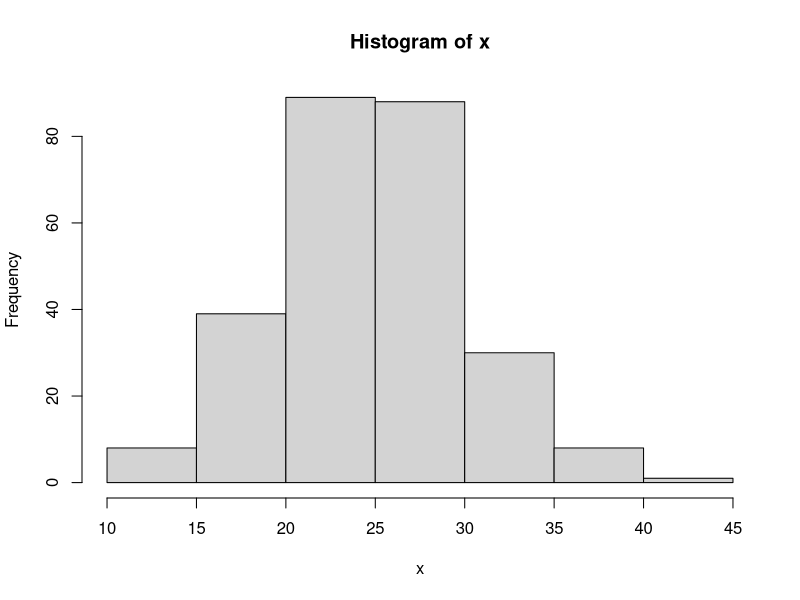
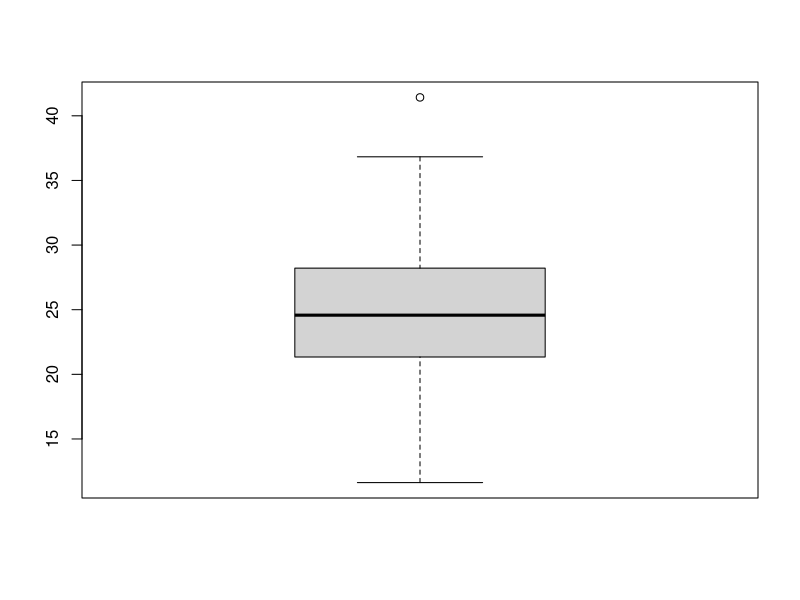
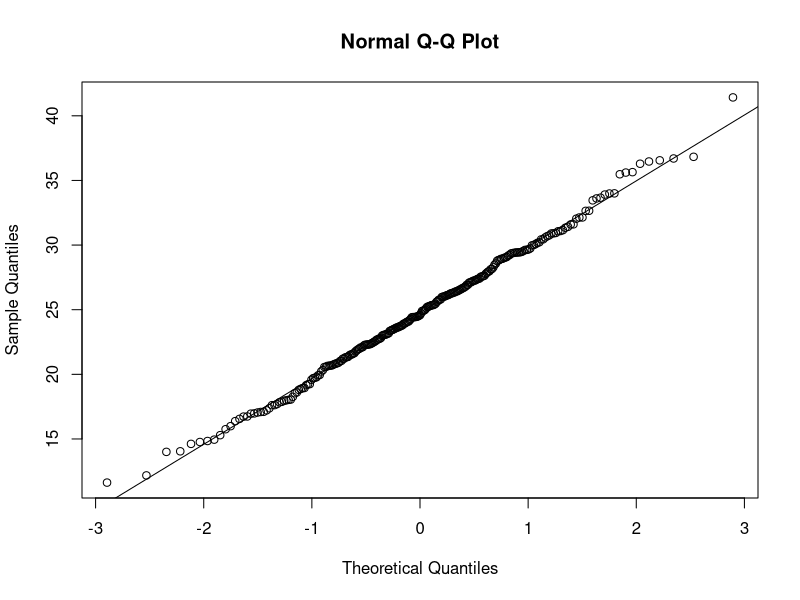
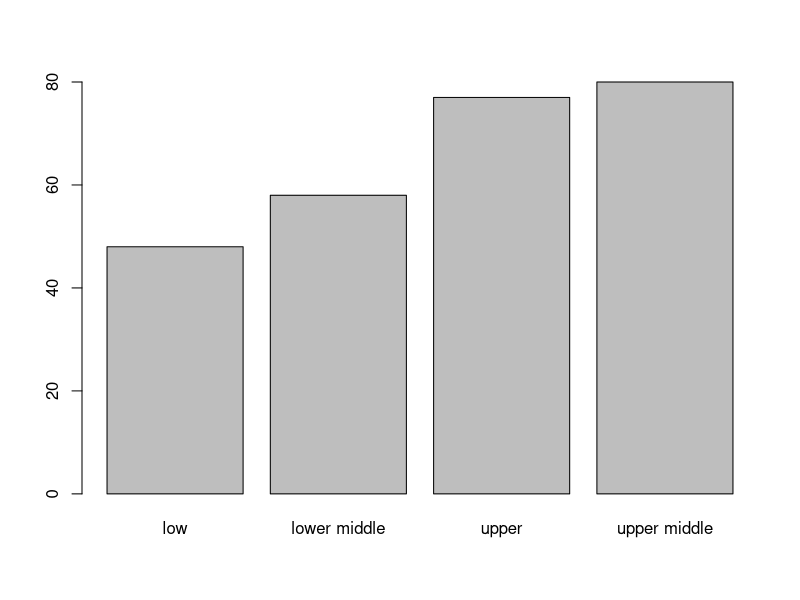
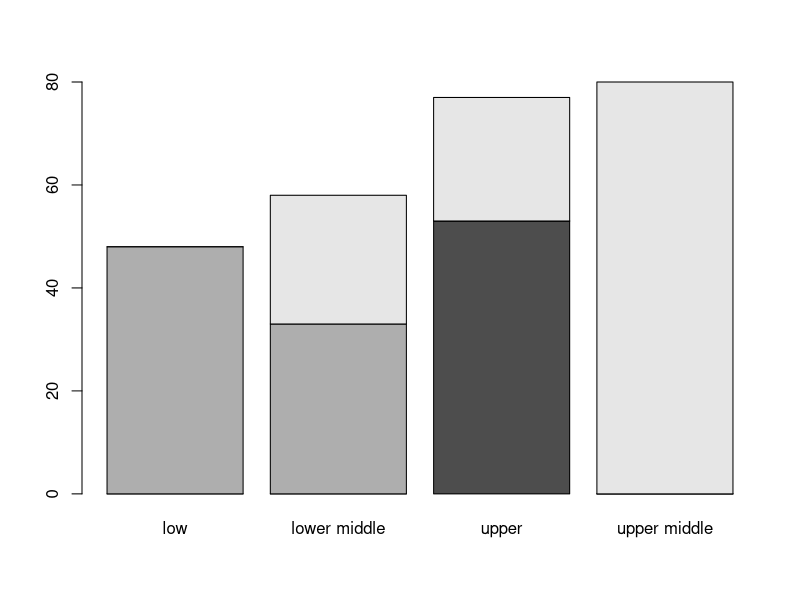
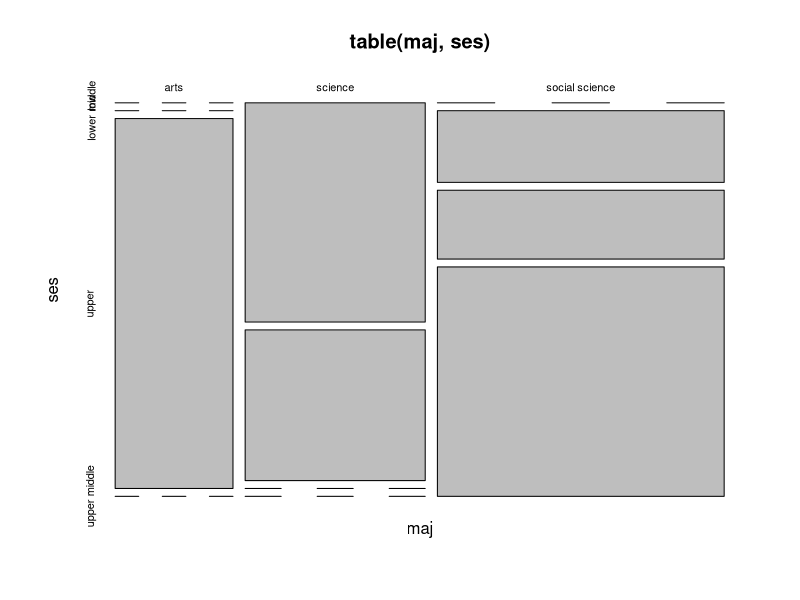
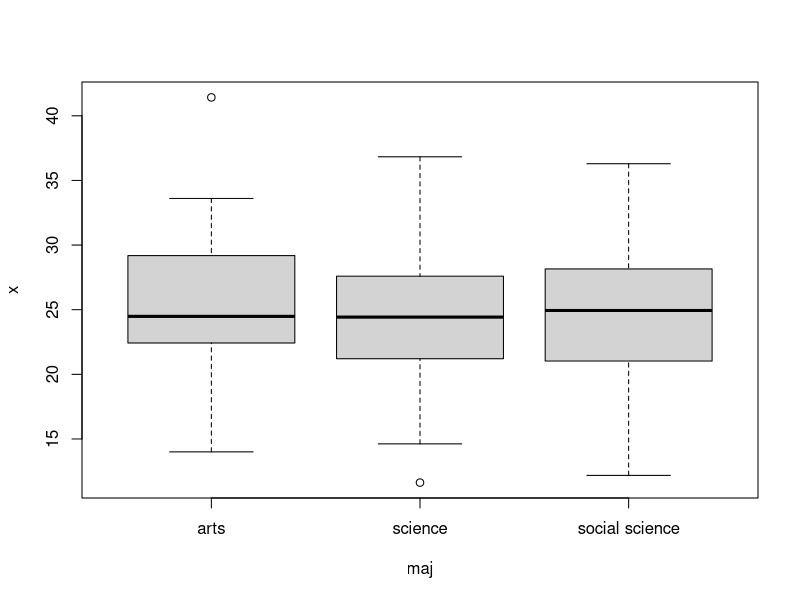

The R source for these figures, in order:
## ---- chunk 1
# Generate some random data
x = rnorm(263,25,5)
## ---- chunk 2
summary(x) # most summary statitstics at once
mean(x) # na.rm = TRUE to get rid of NA values
median(x) # na.rm = TRUEto get rid of NA values
sd(x)# na.rm = TRUE to get rid of NA values
## ---- chunk 3
hist(x)
boxplot(x) # horizontal = TRUE for horizontal plot
qqnorm(x)
qqline(x) # for normal probability plot and straight line
## ---- chunk 4
# sample from x size number of elements without replacement (default)
# to sample with replacement replace = TRUE
sample(x, 30, replace = FALSE)
## ---- chunk 5
#
maj <-c(rep("science",81),rep("social science",129),rep("arts",53))
ses <-c(rep("low",48),rep("lower middle",58),rep("upper middle",80),rep("upper",77))
## ---- chunk 6
table(maj)
table(ses)
## ---- chunk 7
barplot(table(ses))
## ---- chunk 8
table(maj,ses)
## ---- chunk 9
barplot(table(maj,ses)) # beside = TRUE for side-by-side barplot # legend = TRUE to include a color legend 
mosaicplot(table(maj,ses))


## ---- chunk 10
by(x, maj, summary) # summary by group
by(x, maj, mean) # mean by group
# na.rm = TRUE to get rid of NA values
by(x, maj, sd) # sd by group na.rm = TRUE to get rid of NA values
## ---- chunk 11
boxplot(x ~ maj)
5
## ---- chunk 12

## ---- chunk 13

## ---- chunk 14

## ---- chunk 15

## ---- chunk 16

## ---- chunk 17
